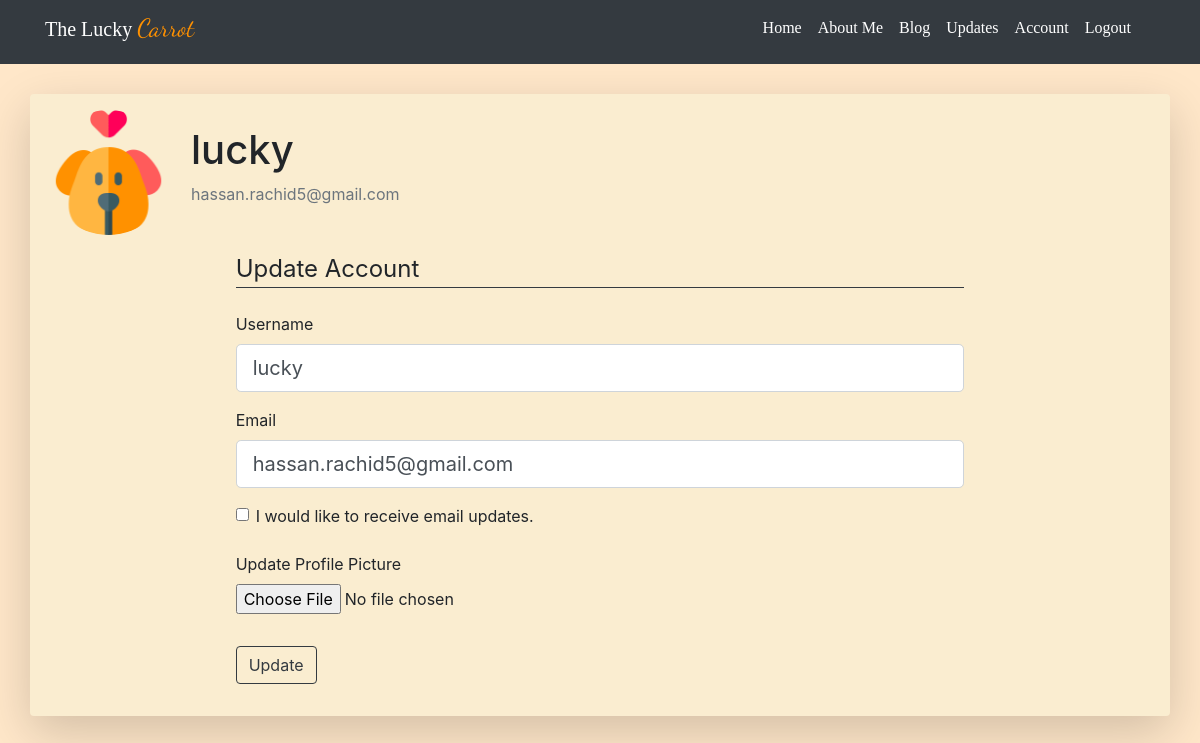
Page /account (signed in) on the earlier database version.
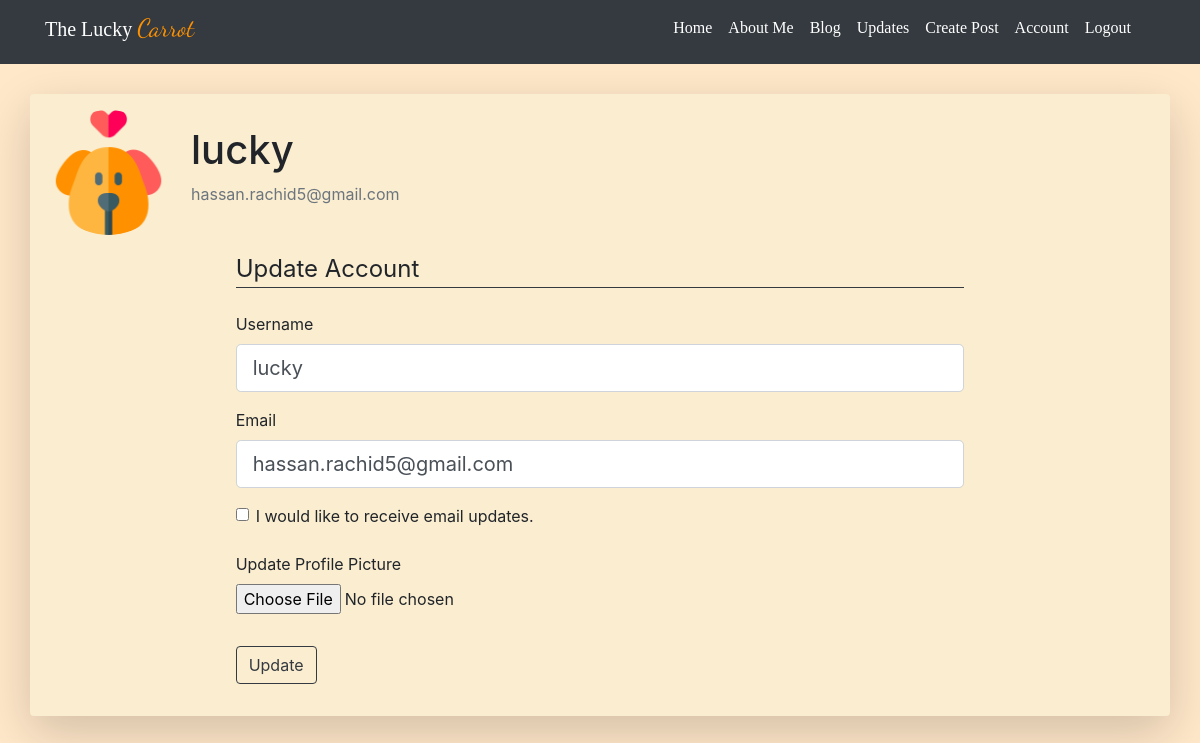
Same page on the later database version.
### luckycarrot/models.py (models this page shows, shortened)
class User(db.Model, UserMixin):
    id = db.Column(db.Integer, primary_key=True)
    username = db.Column(db.String(20), unique=True, nullable=False)
    email = db.Column(db.String(120), unique=True, nullable=False)
    password = db.Column(db.String(60), nullable=False)
    updates = db.Column(db.Boolean, unique=False, default=False, nullable=False)
    image_file = db.Column(db.String(20), nullable=False, default='default.png')
    admin_user = db.Column(db.Boolean, unique=False, default=False, nullable=False)
    posts = db.relationship('Post', backref='author', lazy=True)

### luckycarrot/routes.py (the view)
@app.route('/account', methods=['GET', 'POST'])
@login_required
def account():
    form = UpdateAccountForm()
    if form.validate_on_submit():
        if form.picture.data:
            picture_file = save_profile_picture(form.picture.data)
            current_user.image_file = picture_file
        current_user.username = form.username.data
        current_user.email = form.email.data
        current_user.updates = form.updates.data
        db.session.commit()
        flash('You have updated your account!', 'success')
        return redirect(url_for('account'))
    elif request.method == 'GET':
        form.username.data = current_user.username
        form.email.data = current_user.email
        form.updates.data = current_user.updates
    image_file = url_for(
        'static', filename='profile_pictures/' + current_user.image_file)
    return render_template('account.html', image_file=image_file, form=form)

### luckycarrot/forms.py (shortened to what this page needs)
class UpdateAccountForm(FlaskForm):
    username = StringField('Username', validators=[
                           DataRequired(), Length(min=2, max=20)])
    email = StringField('Email', validators=[DataRequired(), Email()])
    updates = BooleanField('I would like to receive email updates.')
    picture = FileField('Update Profile Picture', validators=[FileAllowed(['jpg', 'jpeg', 'png'])])
    submit = SubmitField('Update')

### luckycarrot/models.py (called while the page is built)
@login_manager.user_loader
def load_user(id):
    return User.query.get(int(id))

### luckycarrot/templates/account.html (shortened to what this page needs)
{% extends 'main.html' %}
{% block content %}
    <div class="content-section container-xl shadow-lg p-3 mb-5 rounded borderBody">
        <div class="media">
            <img class="rounded-circle account-img" src="{{ image_file }}">
            <div class="media-body mt-3">
                <h2 class="account-heading">{{ current_user.username }}</h2>
                <p class="text-secondary">{{ current_user.email }}</p>
            </div>
        </div>
        <div class="row">
        <div class="col-2"></div>
        <div class="col-8">
            <form method="POST" action="" enctype="multipart/form-data">
                <fieldset class="form-group">
                    <legend class="border-bottom border-dark mb-4">Update Account</legend>
                    <div class="form-group">
                        {{ form.username.label(class="form-control-label") }}
                        {% if form.username.errors %}
                            {{ form.username(class="form-control form-control-lg is-invalid") }}
                            <div class="invalid-feedback">
                                {% for error in form.username.errors %}
                                    <span>{{ error }}</span>
                                {% endfor %}
                            </div>
                        {% else %}
                            {{ form.username(class="form-control form-control-lg") }}
                        {% endif %}
                    </div>
                    <div class="form-group">
                        {{ form.email.label(class="form-control-label") }}
                        {% if form.email.errors %}
                            {{ form.email(class="form-control form-control-lg is-invalid") }}
                            <div class="invalid-feedback">
                                {% for error in form.email.errors %}
                                    <span>{{ error }}</span>
                                {% endfor %}
                            </div>
                        {% else %}
                            {{ form.email(class="form-control form-control-lg") }}
                        {% endif %}
                    </div>
                    <div class="form-check">
                        {{ form.updates(class="form-check-input") }}
                        {{ form.updates.label(class="form-check-label")}}
                    </div>
                    <br>
                    <div class="form-group">
                        {{ form.picture.label() }}
                        {{ form.picture(class="form-control-file") }}
                    </div>
                </fieldset>
                <div class="form-group">
                    {{ form.submit(class="btn btn-outline-dark")}}
                </div>
            </form>
        </div>
        </div>
    </div>
{% endblock %}

### luckycarrot/templates/main.html (shortened to what this page needs)
<!DOCTYPE html>
<html lang="en">
<head>
    <link rel="stylesheet" href="{{ url_for('static', filename='css/' + 'main.css')}}" type="text/css">
    <link rel="stylesheet" href="https://stackpath.bootstrapcdn.com/bootstrap/4.5.2/css/bootstrap.min.css">
</head>
<body>
    {% if home %}
    <div class="container-fluid fixed-top bg-transparent">
    {% else %}
    <div class="container-fluid bg-dark">
    <div class="container bg-dark">
    {% endif %}
        <div class="row" id="navBar">
            <div id="titleLink" class="col-3 float-left">
                <a href="/" target="_self" class="logoLink">
                <p class="logo"><span id="theLucky">The Lucky </span><span id="carrot">Carrot</span></p></a>
            </div>
            <div class="col-9 float-right">
                <nav class="navbar navbar-expand-lg navbar-dark float-right">
                    <div class="collapse navbar-collapse" id="navbarSupportedContent">
                        <ul class="navbar-nav mr-auto">
                            <li class="nav-item active">
                                <a class="nav-link" href="{{ url_for('home') }}">Home</a>
                            </li>
                            <li class="nav-item active">
                                <a class="nav-link" href="{{ url_for('about') }}">About Me</a>
                            </li>
                            <li class="nav-item active">
                                <a class="nav-link" href="{{ url_for('blog') }}">Blog</a>
                            </li>
                            <li class="nav-item active">
                                <a class="nav-link" href="{{ url_for('updates') }}">Updates</a>
                            </li>
                            {% if current_user.is_authenticated %}
                                {% if current_user.admin_user %}
                                    <li class="nav-item active">
                                        <a class="nav-link" href="{{ url_for('create_post') }}">Create Post</a>
                                    </li>
                                {% endif %}
                                <li class="nav-item active">
                                    <a class="nav-link" href="{{ url_for('account') }}">Account</a>
                                </li>
                                <li class="nav-item active">
                                    <a class="nav-link" href="{{ url_for('logout') }}">Logout</a>
                                </li>
                            {% endif %}
                        </ul>
                    </div>
                </nav>
            </div>
        </div>
        </div>
    </div>
    <div id="webBody">
        {% block content %}{% endblock %}
    </div>
</body>
</html>

### luckycarrot/static/css/main.css (style rules this page uses)
body { background: #ffe7c9 !important; font-family: 'Bitter', serif; }
.logo { display: inline-block; width: 160px; font-size: 20px; font-family: 'Bitter', serif; padding-top: 10px; color: white; }
#carrot { color: rgb(255, 145, 0); font-family: 'Dancing Script', cursive; font-size: 25px; }
a { text-decoration: none !important; }
nav { font-family: "Bitter", serif; font-weight: 500; font-size: 16px; }
.borderBody { margin-top: 30px; background: #faedd0; }
.content-section { padding: 10px 20px; border-radius: 3px; margin-bottom: 20px; }
.account-img { height: 125px; width: 125px; margin-right: 20px; margin-bottom: 16px; }
.account-heading { font-size: 2.5rem; }

Differences in the rows shown:
changed User "lucky": admin_user False → True (drawn)
Other differences:
text now shown: "Create Post"
